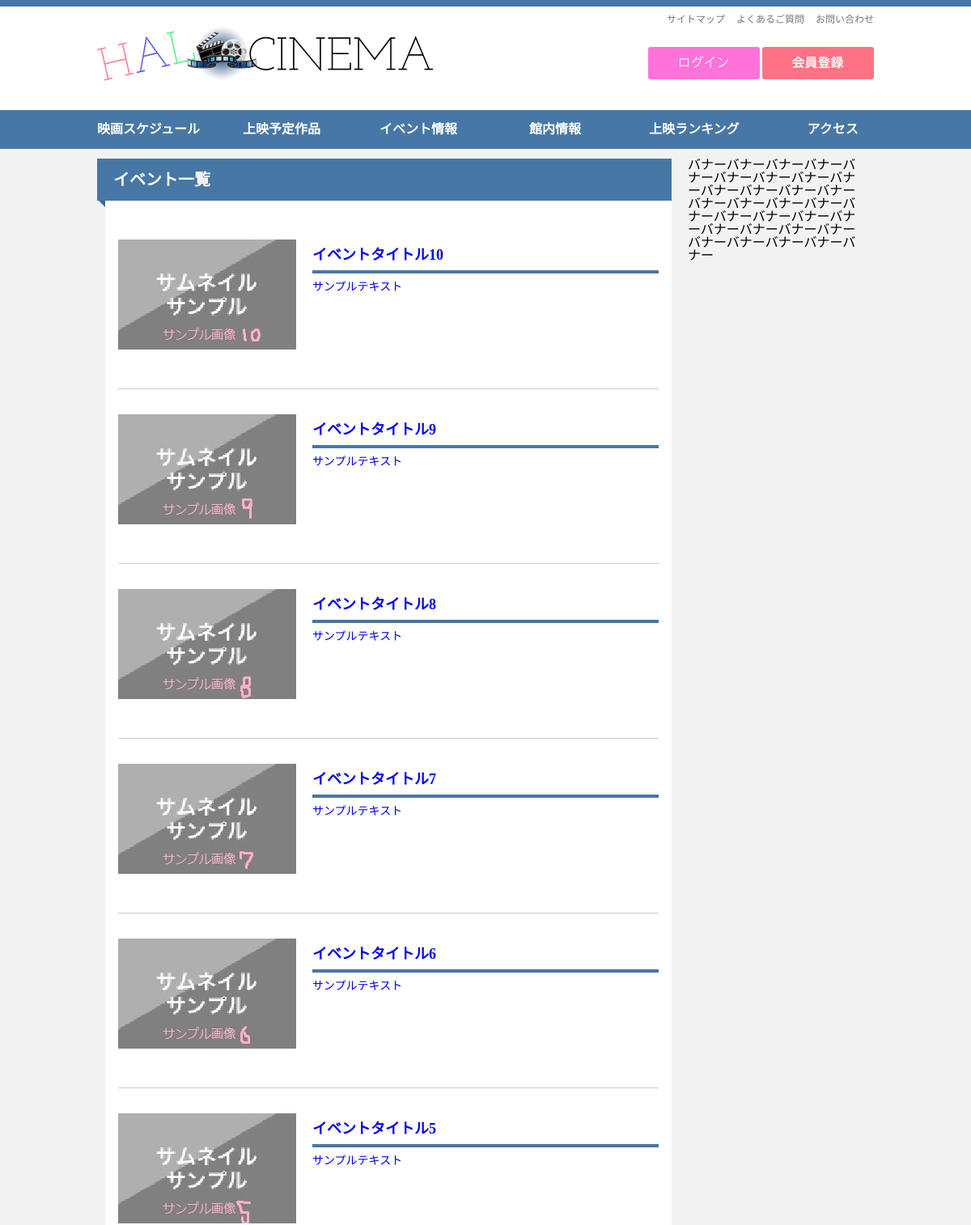
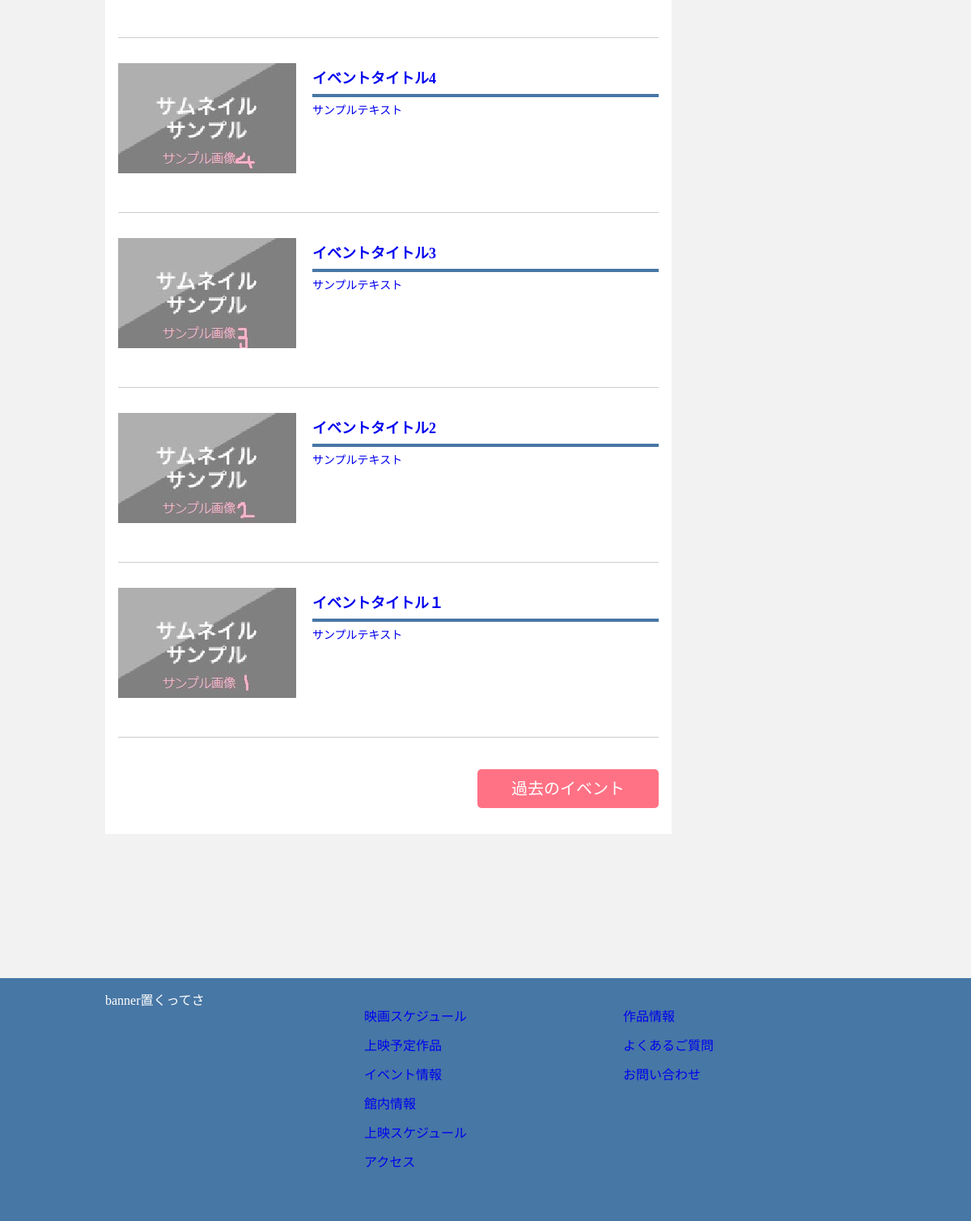
Screenshot of /coad/event_planlist.php with the database file from the repository (2 pictures, top to bottom).
### tables this page shows
CREATE TABLE IF NOT EXISTS `event` (
  `event_id` varchar(9) NOT NULL,
  `event_title` char(255) NOT NULL,
  `event_thumbnail` varchar(255) NOT NULL,
  `event_detail` text NOT NULL,
  `event_day` date NOT NULL,
  PRIMARY KEY (`event_id`)
);

### coad/event_planlist.php (the view, shortened to what this page needs)
<!DOCTYPE html>
<html>
	<head>
		<link rel="stylesheet" href="css/reset.css">
		<link rel="stylesheet" href="css/common.css">
		<link rel="stylesheet" href="css/event_list.css">
		<?php
			$connect = mysqli_connect("localhost","root","");
			mysqli_select_db($connect,"hal_cinema");
			mysqli_set_charset($connect,"utf8");
			$sql = "SELECT event_title as title,event_thumbnail as thm,event_detail as det,event_day as day FROM event ORDER BY event_id DESC";
			$result = mysqli_query($connect,$sql);
		?>
	</head>
	<body>
	<?php include("header.php"); ?>
		<div id="wrapper" class="clearfix">
			<article>
				<div id="contentszone">
					<h2 class="clearfix">イベント一覧</h2>
					<div id="contentscover">
						<?php
							while( $data = mysqli_fetch_array( $result ) )
							{
								if( $data["day"] >= date(Ynj) )
								{
									echo "<a href='event_detail.php?title=".$data["title"]."&thm=".$data["thm"]."&det=".$data["det"]."&day=".$data["day"]."'><div class='eventlist_box'>";
									echo "<div class='eventlist_content'>";
									echo "<div class='eventlist_thumbnail'><img src='images/eventthm/".$data["thm"]."'></div>";
									echo "<div class='eventlist_details'>";
									echo "<h3 class='eventlist_title'>".$data["title"]."</h3>";
									echo "<p class='eventlist_text'>".$data["det"]."</p>";
									echo "</div>";
									echo "</div>";
									echo "</div></a>";
								}
							}
						?>
						<p id="next">過去のイベント</p>
					</div>
				</div>
				<div id="bannerzone">
					バナーバナーバナーバナーバナーバナーバナーバナーバナーバナーバナーバナーバナーバナーバナーバナーバナーバナーバナーバナーバナーバナーバナーバナーバナーバナーバナーバナーバナーバナーバナー
				</div>
			</article>
		</div>
	<?php include("footer.php"); ?>
	</body>
</html>

### coad/header.php
<header id="header">
	<nav id="toplinkbar">
		<a href="#"><img class="logo" src="images/logo.jpg"></a>
		<a href="sign_up.php"><img class="member_botton" src="images/member_botton.png"></a>
		<a href="sign_up.php"><img class="member_botton" src="images/login.png"></a>
		<div id="toplinkbar_inner">
			<ul>
				<a href="#"><li id="toplinkbar_menu1">サイトマップ</li></a>
				<a href="common_question.php"><li id="toplinkbar_menu2">よくあるご質問</li></a>
				<a href="contact.php"><li>お問い合わせ</li></a>
			</ul>
		</div>
	</nav>
	<nav id="global">
		<div id="global_inner">
			<ul>
				<a href="schedule.php"><li id="global_menu1">映画スケジュール</li></a>
				<a href="movie_planlist.php"><li id="global_menu2">上映予定作品</li></a>
				<a href="event_planlist.php"><li id="global_menu3">イベント情報</li></a>
				<a href="institution.php"><li id="global_menu4">館内情報</li></a>
				<a href="ranking.php"><li id="global_menu5">上映ランキング</li></a>
				<a href="access.php"><li>アクセス</li></a>
			</ul>
		</div>
	</nav>
</header>

### coad/footer.php
<footer id="footer" class="clearfix">
	<div id="fotter_inner">
		<div class="fotter_block">
			banner置くってさ
		</div>
		<div class="fotter_block">
			<ul>
				<li><a href="schedule.php">映画スケジュール</a></li>
				<li><a href="movie_planlist.php">上映予定作品</a></li>
				<li><a href="event_planlist.php">イベント情報</a></li>
				<li><a href="institution.php">館内情報</a></li>
				<li><a href="movie_list.php">上映スケジュール</a></li>
				<li><a href="access.php">アクセス</a></li>
			</ul>
		</div>
		<div id="last_block" class="fotter_block">
			<ul>
				<li><a href="movie_list.php">作品情報</a></li>
				<li><a href="common_question.php">よくあるご質問</a></li>
				<li><a href="contact.php">お問い合わせ</a></li>
			</ul>
		</div>
	</div>
</footer>

### coad/css/common.css (style rules this page uses)
body { font-family:'Lucida Grande','Hiragino Kaku Gothic ProN','ヒラギノ角ゴ ProN W3','Meiryo','メイリオ','sans-serif'; background-color:#f2f2f2; }
li { margin-left:0px; list-style-type: none; }
h3 { font-size:18px; padding-bottom:10px; border-bottom:solid 4px #4777a5; }
.clearfix { *zoom:1; }
.clearfix:after { content:""; display:block; clear:both; }
#wrapper { margin:auto; margin-top:12px; padding-left:10px; padding-right:10px; padding-bottom:178px; width:940px; }
#wrapper h2 { color:#fff; background-color:#4777a5; font-size:20px; line-height:52px; margin-bottom:16px; margin-left:-10px; height:52px; }
h2:before { position:relative; top:13px; left:-10px; content: ""; border: 10px solid transparent; border-right-color:#3d678f; z-index:-1; }
#header { border-top:solid 8px #4777a5; background-color:#fff; height:176px; }
#toplinkbar { margin:auto; width:960px; height:128px; }
.logo { margin-top:24px; }
.member_botton { float:right; position:relative; top:50px; }
#toplinkbar_inner { position:relative; top:-88px; left:704px; width:260px; }
#header ul { list-style-type:none; }
#toplinkbar_inner li { font-size:12px; color:#777; display:inline; }
#toplinkbar_menu1 { margin-right:10px; }
#toplinkbar_menu2 { margin-right:10px; }
#global { background-color:#4777a5; height:48px; }
#global_inner { margin:auto; padding-top:16px; background-color:#4777a5; padding-left:10px; padding-right:10px; width:960px; height:32px; }
#global_menu1 { margin-right:49px; }
#global_menu2 { margin-right:69px; }
#global_menu3 { margin-right:85px; }
#global_menu4 { margin-right:80px; }
#global_menu5 { margin-right:80px; }
#global ul { list-style-type:none; }
#global_inner li { color:#fff; font-weight:900; display:inline; }
a { text-decoration:none; }
#contentszone { float:left; width:700px; background-color:#fff; }
#contentscover { width:668px; margin-left:16px; }
#bannerzone { float:left; width:220px; }
#footer { background-color:#4777a5; height:300px; }
#fotter_inner { margin:auto; padding-left:10px; padding-right:10px; color:#fff; width:940px; height:300px; }
.fotter_block { float:left; margin-top:20px; margin-right:20px; width:300px; }
#last_block { margin-right:0px; }
.fotter_block li { margin-top:20px; }

### coad/css/event_list.css (style rules this page uses)
#contentszone { margin-right:20px; }
.eventlist_box { width:720px; height:216px; margin-right:16px; }
.eventlist_content { width:668px; height:216px; border-bottom:solid 1px #ccc; }
.eventlist_details { float:left; width:428px; height:168px; margin-top:42px; }
.eventlist_thumbnail { float:left; background-color:#777; width:220px; height:136px; margin-top:32px; margin-bottom:32px; margin-right:20px; }
.eventlist_title { font-size:18px; padding-bottom:10px; border-bottom:solid 4px #4777a5; }
.eventlist_text { margin-top:10px; font-size:14px; }
#next { width:224px; line-height:48px; margin-top:40px; margin-bottom:32px; margin-left:444px; border-radius: 5px; -webkit-border-radius: 5px; -moz-border-radius: 5px; background-color:#ff7285; color:#fff; font-size:20px; text-align:center; }

### rows the page displays
event: event_thumbnail (picture), event_title "イベントタイトル10", event_detail "サンプルテキスト"
event: event_thumbnail (picture), event_title "イベントタイトル9", event_detail "サンプルテキスト"
event: event_thumbnail (picture), event_title "イベントタイトル8", event_detail "サンプルテキスト"
event: event_thumbnail (picture), event_title "イベントタイトル7", event_detail "サンプルテキスト"
event: event_thumbnail (picture), event_title "イベントタイトル6", event_detail "サンプルテキスト"
event: event_thumbnail (picture), event_title "イベントタイトル5", event_detail "サンプルテキスト"
event: event_thumbnail (picture), event_title "イベントタイトル4", event_detail "サンプルテキスト"
event: event_thumbnail (picture), event_title "イベントタイトル3", event_detail "サンプルテキスト"
event: event_thumbnail (picture), event_title "イベントタイトル2", event_detail "サンプルテキスト"
event: event_thumbnail (picture), event_title "イベントタイトル１", event_detail "サンプルテキスト"
